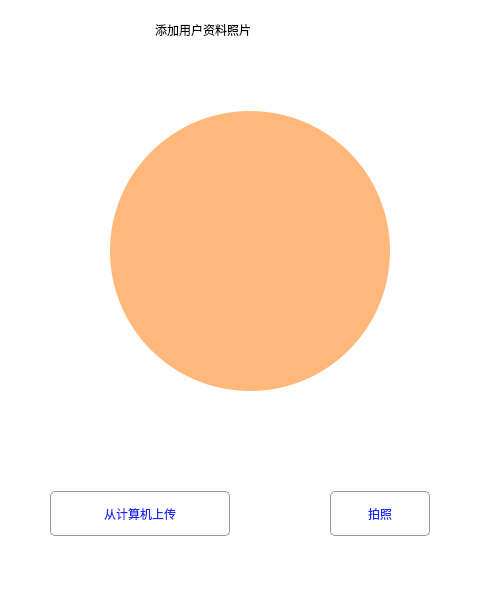
<?xml version="1.0" encoding="UTF-8"?>
<ui version="4.0">
 <class>Dialog</class>
 <widget class="QDialog" name="Dialog">
  <property name="geometry">
   <rect>
    <x>0</x>
    <y>0</y>
    <width>500</width>
    <height>600</height>
   </rect>
  </property>
  <property name="windowTitle">
   <string>Dialog</string>
  </property>
  <layout class="QHBoxLayout" name="horizontalLayout">
   <property name="spacing">
    <number>0</number>
   </property>
   <property name="leftMargin">
    <number>0</number>
   </property>
   <property name="topMargin">
    <number>0</number>
   </property>
   <property name="rightMargin">
    <number>0</number>
   </property>
   <property name="bottomMargin">
    <number>0</number>
   </property>
   <item>
    <widget class="QWidget" name="widget" native="true">
     <property name="minimumSize">
      <size>
       <width>500</width>
       <height>600</height>
      </size>
     </property>
     <property name="maximumSize">
      <size>
       <width>500</width>
       <height>600</height>
      </size>
     </property>
     <property name="layoutDirection">
      <enum>Qt::LeftToRight</enum>
     </property>
     <property name="styleSheet">
      <string notr="true">background-color: rgb(255, 255, 255);</string>
     </property>
     <layout class="QVBoxLayout" name="verticalLayout" stretch="1,9">
      <property name="spacing">
       <number>0</number>
      </property>
      <property name="leftMargin">
       <number>0</number>
      </property>
      <property name="topMargin">
       <number>0</number>
      </property>
      <property name="rightMargin">
       <number>0</number>
      </property>
      <property name="bottomMargin">
       <number>0</number>
      </property>
      <item>
       <widget class="QWidget" name="widget_2" native="true">
        <property name="styleSheet">
         <string notr="true">background-color: rgb(255, 255, 255);</string>
        </property>
        <widget class="QPushButton" name="close_button">
         <property name="geometry">
          <rect>
           <x>450</x>
           <y>10</y>
           <width>40</width>
           <height>40</height>
          </rect>
         </property>
         <property name="styleSheet">
          <string notr="true">QPushButton
{	border-radius: 10px;
}
/*按钮停留态*/
QPushButton:hover
{
	background-color:rgb(238 , 243 , 255);
}

/*按钮按下态*/
QPushButton:pressed
{
    background-color:rgb(238 , 243 , 255);
    /*左内边距为3像素，让按下时字向右移动3像素*/  
    padding-left:3px;
    /*上内边距为3像素，让按下时字向下移动3像素*/  
    padding-top:3px;
}</string>
         </property>
         <property name="text">
          <string/>
         </property>
         <property name="icon">
          <iconset resource="resources/resource.qrc">
           <normaloff>:/icon/关闭.png</normaloff>:/icon/关闭.png</iconset>
         </property>
         <property name="iconSize">
          <size>
           <width>40</width>
           <height>40</height>
          </size>
         </property>
        </widget>
        <widget class="QPushButton" name="back_previous_button">
         <property name="geometry">
          <rect>
           <x>10</x>
           <y>10</y>
           <width>40</width>
           <height>40</height>
          </rect>
         </property>
         <property name="styleSheet">
          <string notr="true">QPushButton
{	border-radius: 10px;
}
/*按钮停留态*/
QPushButton:hover
{
	background-color:rgb(238 , 243 , 255);
}

/*按钮按下态*/
QPushButton:pressed
{
    background-color:rgb(238 , 243 , 255);
    /*左内边距为3像素，让按下时字向右移动3像素*/  
    padding-left:3px;
    /*上内边距为3像素，让按下时字向下移动3像素*/  
    padding-top:3px;
}</string>
         </property>
         <property name="text">
          <string/>
         </property>
         <property name="icon">
          <iconset resource="resources/resource.qrc">
           <normaloff>:/icon/2-上一步.png</normaloff>:/icon/2-上一步.png</iconset>
         </property>
         <property name="iconSize">
          <size>
           <width>40</width>
           <height>40</height>
          </size>
         </property>
        </widget>
        <widget class="QLabel" name="label">
         <property name="geometry">
          <rect>
           <x>155</x>
           <y>15</y>
           <width>200</width>
           <height>30</height>
          </rect>
         </property>
         <property name="styleSheet">
          <string notr="true">font: 14pt &quot;黑体&quot;;</string>
         </property>
         <property name="text">
          <string>添加用户资料照片</string>
         </property>
        </widget>
       </widget>
      </item>
      <item>
       <widget class="QStackedWidget" name="stackedWidget">
        <property name="currentIndex">
         <number>0</number>
        </property>
        <widget class="QWidget" name="page">
         <widget class="QWidget" name="widget_4" native="true">
          <property name="geometry">
           <rect>
            <x>0</x>
            <y>1</y>
            <width>500</width>
            <height>591</height>
           </rect>
          </property>
          <property name="styleSheet">
           <string notr="true">background-color: rgb(254, 254, 254);</string>
          </property>
          <widget class="QPushButton" name="open_computer_button">
           <property name="geometry">
            <rect>
             <x>50</x>
             <y>430</y>
             <width>180</width>
             <height>45</height>
            </rect>
           </property>
           <property name="styleSheet">
            <string notr="true">
QPushButton
{	border-radius: 10px;
	font: 12pt &quot;黑体&quot;; 
	border-radius: 5px;
    border-width: 1px; /* 边框宽度 */
    border-style: solid; /* 边框样式 */
	border-color: rgb(152, 152, 152);
	background-color: rgb(255, 255, 255);
	color:rgb(27 , 39 , 246);
}
/*按钮停留态*/
QPushButton:hover
{
    background-color:rgb(238 , 243 , 255);
}

/*按钮按下态*/
QPushButton:pressed
{ 
    /*左内边距为3像素，让按下时字向右移动3像素*/  
    padding-left:3px;
    /*上内边距为3像素，让按下时字向下移动3像素*/  
    padding-top:3px;
}</string>
           </property>
           <property name="text">
            <string>从计算机上传</string>
           </property>
           <property name="icon">
            <iconset resource="resources/resource.qrc">
             <normaloff>:/icon/笔记本电脑_o.png</normaloff>:/icon/笔记本电脑_o.png</iconset>
           </property>
           <property name="iconSize">
            <size>
             <width>30</width>
             <height>30</height>
            </size>
           </property>
          </widget>
          <widget class="QLabel" name="label_2">
           <property name="geometry">
            <rect>
             <x>110</x>
             <y>50</y>
             <width>280</width>
             <height>280</height>
            </rect>
           </property>
           <property name="styleSheet">
            <string notr="true">border-radius: 140%;
background-color: rgb(255, 184, 121);</string>
           </property>
           <property name="text">
            <string/>
           </property>
          </widget>
          <widget class="QPushButton" name="open_camera_button">
           <property name="geometry">
            <rect>
             <x>330</x>
             <y>430</y>
             <width>100</width>
             <height>45</height>
            </rect>
           </property>
           <property name="styleSheet">
            <string notr="true">
QPushButton
{	border-radius: 10px;
	font: 12pt &quot;黑体&quot;; 
	border-radius: 5px;
    border-width: 1px; /* 边框宽度 */
    border-style: solid; /* 边框样式 */
	border-color: rgb(152, 152, 152);
	background-color: rgb(255, 255, 255);
	color:rgb(27 , 39 , 246);
}
/*按钮停留态*/
QPushButton:hover
{
    background-color:rgb(238 , 243 , 255);
}

/*按钮按下态*/
QPushButton:pressed
{ 
    /*左内边距为3像素，让按下时字向右移动3像素*/  
    padding-left:3px;
    /*上内边距为3像素，让按下时字向下移动3像素*/  
    padding-top:3px;
}</string>
           </property>
           <property name="text">
            <string>拍照</string>
           </property>
           <property name="icon">
            <iconset resource="resources/resource.qrc">
             <normaloff>:/icon/照相机 (1).png</normaloff>:/icon/照相机 (1).png</iconset>
           </property>
          </widget>
         </widget>
        </widget>
        <widget class="QWidget" name="page_2">
         <layout class="QHBoxLayout" name="horizontalLayout_2">
          <property name="spacing">
           <number>0</number>
          </property>
          <property name="leftMargin">
           <number>0</number>
          </property>
          <property name="topMargin">
           <number>0</number>
          </property>
          <property name="rightMargin">
           <number>0</number>
          </property>
          <property name="bottomMargin">
           <number>0</number>
          </property>
          <item>
           <widget class="QWidget" name="camera_widget" native="true"/>
          </item>
         </layout>
        </widget>
       </widget>
      </item>
     </layout>
    </widget>
   </item>
  </layout>
 </widget>
 <resources>
  <include location="resources/删除.qrc"/>
  <include location="resources/resource.qrc"/>
 </resources>
 <connections/>
</ui>
